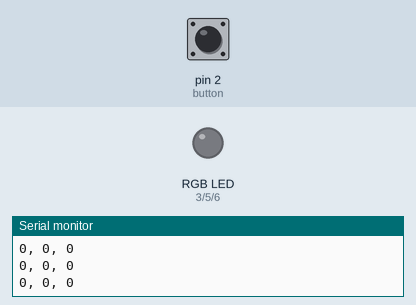
Simulated run of this sketch. Board: Arduino Uno, built with avr-gcc and run on an emulated ATmega328P. Parts: an RGB LED mixed from three pins (HIGH = lit), the last lines printed to the serial monitor. Inputs (shaded band) come from the test bench; at power-on: pin 2 (button) HIGH. Dim RGB values are drawn brighter than linear; the local clock reads 2024-03-15 10:24:30 at power-on unless the sketch sets it.

Above: at 1.2 s.
1.3 s: pin 2 (button) pulled LOW for 0.15 s
At 1.77 s:
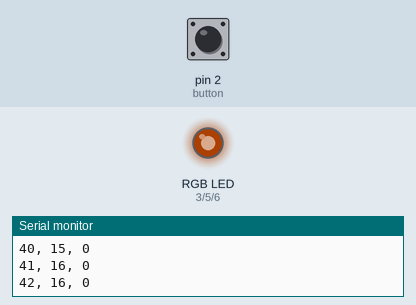
4.3 s: pin 2 (button) pulled LOW for 1 s
At 4.56 s:
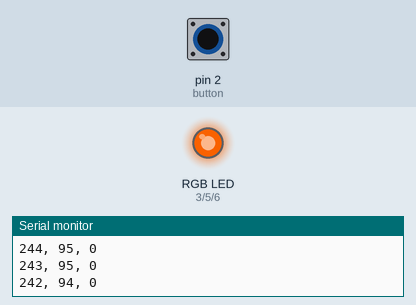
7.3 s: pin 2 (button) driven LOW
10.3 s: pin 2 (button) driven HIGH
At 10.9 s:
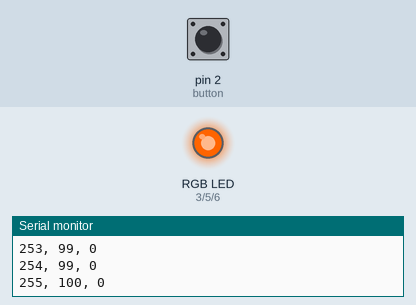
11.9 s: pin 2 (button) pulsed LOW 2 times (0.12 s each, 0.3 s apart)
At 13.0 s:
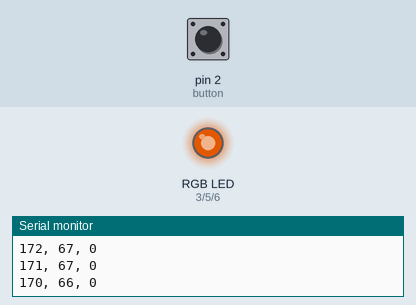
Timing chart, 0 to 16.4 s (numbered marks = the images above; inputs shaded):
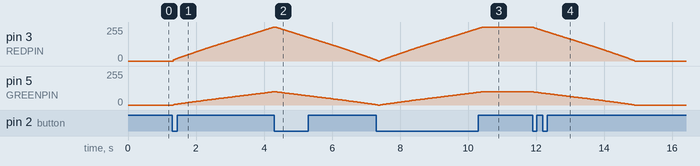

Measured:
- after the input at 1.3 s, pin 3 (REDPIN): moves from 0/255 to 255/255 over 3.0 s, starting at once; pin 5 (GREENPIN): moves from 0/255 to 100/255 over 3.0 s, starting at once
- after the input at 4.3 s, pin 3 (REDPIN): moves from 255/255 to 7/255 over 3.0 s, starting at once; pin 5 (GREENPIN): moves from 100/255 to 2/255 over 3.0 s, starting at once
- after the input at 10.3 s, pin 3 (REDPIN): goes on until 10.4 s, then stays 255/255; pin 5 (GREENPIN): goes on until 10.4 s, then stays 100/255
- after the input at 11.9 s, pin 3 (REDPIN): moves from 255/255 to 0/255 over 3.0 s, starting at once; pin 5 (GREENPIN): moves from 100/255 to 0/255 over 3.0 s, starting at once

The sketch:

FluxLight.ino
```cpp
 /* Libraries for clock */
    #include <stdio.h>
    #include <string.h>
    #include <DS1302.h>

	// Time of alarm
	int dawn[] = {7, 00}; // eg 23:00


/* Clock */


/* 	Set the appropriate digital I/O pin connections
	CE_PIN stands for "clock-enable"
	On some boards this may be labeled "RST", or */
    uint8_t CE_PIN   = 9; // RST
    uint8_t IO_PIN   = 8; // DAT
    uint8_t SCLK_PIN = 7; // CLK

/* Left to right when plugged into a breadboard
	VCC
	GND
	CLK
	DAT
	RST
*/
	char buf[50]; // Buffer for time output
    DS1302 rtc(CE_PIN, IO_PIN, SCLK_PIN); // Create a DS1302 object
	int currentTime[] = {0,0};

	// Define pins for LEDs
	#define REDPIN 3
	#define GREENPIN 5
	#define BLUEPIN 6

	// Pin for the button
	const int button = 2;

	// Initial colour values
	float redValue = 0;
	float greenValue = 0;
	float blueValue = 0;

	// Switch debounce
	boolean state = 0; // Debounce state
	const int debounceDelay = 10;	// Switch debounce

	// Sunrise configuration
	int preDawnDurationInMinutes = 20; // The time it takes to fade the red in
	int sunriseDurationInMinutes = 40; // The time it takes from red to white
	int	totalSequenceDuration = preDawnDurationInMinutes + sunriseDurationInMinutes;
	int autoShutoffDelay = 60; // Number of minutes to leave light on for after dawn

	// Time of dawn/sunrise in minutes
	int timeOfDawnInMinutes = (dawn[0] * 60) + dawn[1];

	// Calculate the time to start sequence
	int timeToBeginSunriseSequence = timeOfDawnInMinutes - totalSequenceDuration;

	// Reading-light settings
	int readingLightColour[] = {255,100,0};
	int lightMode = 0;
	int  fadeTime = 255;
	float redMax = readingLightColour[0];
	float greenMax = readingLightColour[1];
	float blueMax = readingLightColour[2];

	void setup() {
		autoShutoffDelay = autoShutoffDelay * 60; // Convert to seconds

		// Set pin modes
		pinMode(REDPIN, OUTPUT);
		pinMode(GREENPIN, OUTPUT);
		pinMode(BLUEPIN, OUTPUT);
		pinMode(button, INPUT);
		digitalWrite(button, HIGH);

		int lightState = 0;


		Serial.begin(9600);
		// while the serial stream is not open, do nothing:
//		while (!Serial) ; // Uncomment this line when debugging using a leonardo
		Serial.println("FluxLight 3000 initiated...");

		Serial.print("Dawn is at: ");
		Serial.print(dawn[0]);
		Serial.print(":");
		Serial.print(dawn[1]);
		Serial.print(" (");
		Serial.print(timeOfDawnInMinutes);
		Serial.println(")");


		Serial.print("Sunrise begins at ");
		Serial.println(timeToBeginSunriseSequence);

		Time time = rtc.time();
		// Format time into DATETIME
		  snprintf(buf, sizeof(buf), "%04d-%02d-%02d %02d:%02d:%02d",
	           time.yr, time.mon, time.date,
	           time.hr, time.min, time.sec);
	    int currentTimeInMinutes = (time.hr * 60) + time.min;
	    Serial.print("Current time is: ");
	    Serial.println(buf);
	}

	void loop(){
		// Check for button press
		if (debounce(button)){
			readingLights();
		}

		// If the reading lights aren't on, continue the simulator
		if(lightMode == 0) {
			set_level();
		}
	}
	void readingLights() {
		if(lightMode == 0) {
			fadeIn();
			lightMode = 1;
		} else {
			fadeOut();
			lightMode = 0;
		}
	}

	// Turns on the reading-light
	void fadeIn() {
		Serial.println("fadeIn");
		for(int i = 0; i <= fadeTime; i++) {
			// Get colours
			float redValueFloat = (redMax / fadeTime) * i;
			float greenValueFloat = (greenMax / fadeTime) * i;
			float blueValueFloat = (blueMax / fadeTime) * i;

			// Set colours
			redValue = floor(redValueFloat);
			greenValue = floor(greenValueFloat);
			blueValue = floor(blueValueFloat);

			//  Write to pins
			setLEDs(redValue, greenValue, blueValue);
		}
	}

	void setLEDs(int red, int green, int blue) {
		//  Write to pins
		analogWrite(REDPIN, red);
		analogWrite(GREENPIN, green);
		analogWrite(BLUEPIN, blue);
		delay(1);


		Serial.print(red);
		Serial.print(", ");
		Serial.print(green);
		Serial.print(", ");
		Serial.println(blue);
	}

	// Turns off the reading-light
	void fadeOut() {
		Serial.println("fadeOut");
		for(int i = fadeTime; i >= 0; i--) {
			float redValueFloat = (redMax / fadeTime) * i;
			float greenValueFloat = (greenMax / fadeTime) * i;
			float blueValueFloat = (blueMax / fadeTime) * i;

			redValue = floor(redValueFloat);
			greenValue = floor(greenValueFloat);
			blueValue = floor(blueValueFloat);

			//  Write to pins
			setLEDs(redValue, greenValue, blueValue);
		}
	}

	void set_level(){
		int timeOfDawnInSeconds = timeOfDawnInMinutes * 60;
		int timeToBeginSunriseSequenceInSeconds = timeToBeginSunriseSequence * 60;
		int preDawnDurationInSeconds = preDawnDurationInMinutes * 60;
		int sunriseDurationInSeconds = sunriseDurationInMinutes * 60;
		float value = 0; // Value of either Red or Green AND Blue RGBs
	//	check the time
	  	// Get current time
		Time time = rtc.time();

		// Format time into DATETIME
		snprintf(buf, sizeof(buf), "%04d-%02d-%02d %02d:%02d:%02d",
			time.yr, time.mon, time.date,
			time.hr, time.min, time.sec);

	    // time.day
	    // Day 1 is Sunday
	    int currentTimeInMinutes = (time.hr * 60) + time.min;
	    int currentTimeInSeconds = (currentTimeInMinutes * 60) + time.sec;

		if(time.sec == 0) {
			Serial.print("Current time is: ");
		    Serial.println(buf);

		}

		// if time is <= dawnTime & time >= sequenceBeginTime
		if(currentTimeInSeconds <= timeOfDawnInSeconds & currentTimeInSeconds >= timeToBeginSunriseSequenceInSeconds) {
			int minutesIntoSequence = totalSequenceDuration - (timeOfDawnInMinutes - currentTimeInMinutes);
			int secondsIntoSeqeunce = (minutesIntoSequence * 60) + time.sec;

			// if we're in preDawn mode
			if(secondsIntoSeqeunce <= preDawnDurationInSeconds) {
//				Serial.println("Pre-dawn mode");
				value = (255/(float)preDawnDurationInSeconds) * secondsIntoSeqeunce;
				redValue = floor(value);
				greenValue = 0;
				blueValue = 0;

			// else if we're in sunrise mode
			} else if (secondsIntoSeqeunce > preDawnDurationInSeconds) {
//				Serial.println("Sunrise mode");

				value = ((255/(float)sunriseDurationInSeconds) * ((secondsIntoSeqeunce-preDawnDurationInSeconds)));

				redValue = 255;
				greenValue = floor(value);
				blueValue = floor(value);
			// else if time is > dawnTime && time <= dawnTime + shutOffDelay
			}
		} else if (currentTimeInSeconds > timeOfDawnInSeconds & currentTimeInSeconds < (timeOfDawnInSeconds + autoShutoffDelay)) {
//			Serial.println("shutoff delay mode");

			// keep lights on
			redValue = 255;
			greenValue = 255;
			blueValue = 255;
		// we're neither in sunrise mode, nor shutOffDelay mode
		} else {
//			Serial.println("Fast asleep");

			redValue = 0;
			greenValue = 0;
			blueValue = 0;
		}

		setLEDs(redValue, greenValue, blueValue);

	}

	// Button debouncer
	boolean debounce(int pin) {
		boolean state;
		boolean previousState;
		int sameCounter = 0;

		previousState = digitalRead(pin);
		for (int counter = 0; counter < debounceDelay; counter++) {
			delay(1);

			state = digitalRead(pin);
			if (state == 0) { // Button is currently being pressed
				sameCounter++;
				previousState = state;
			}
		}

		// If the state has been the same for the the requisite number of miliseconds
		if(sameCounter == debounceDelay) {
		  return true;
		} else {
		  return false;
		}
	}
```
